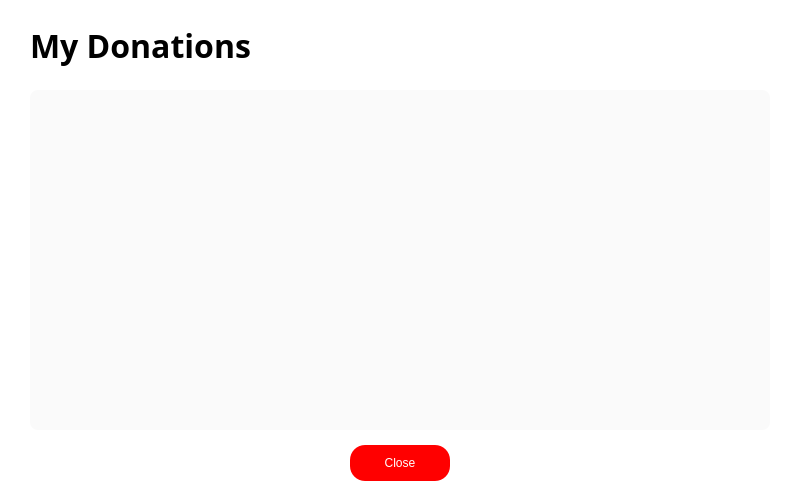
<?xml version="1.0" encoding="UTF-8"?>
<ui version="4.0">
 <class>ViewDonationsWindow</class>
 <widget class="QDialog" name="ViewDonationsWindow">
  <property name="geometry">
   <rect>
    <x>0</x>
    <y>0</y>
    <width>800</width>
    <height>500</height>
   </rect>
  </property>
  <property name="windowTitle">
   <string>My Donations</string>
  </property>
  <property name="styleSheet">
   <string notr="true">background-color: rgb(255, 255, 255);</string>
  </property>
  <widget class="QLabel" name="titleLabel">
   <property name="geometry">
    <rect>
     <x>30</x>
     <y>20</y>
     <width>740</width>
     <height>50</height>
    </rect>
   </property>
   <property name="font">
    <font>
     <family>Open Sans</family>
     <pointsize>24</pointsize>
     <bold>true</bold>
    </font>
   </property>
   <property name="styleSheet">
    <string notr="true">color: rgb(0,0,0);</string>
   </property>
   <property name="text">
    <string>My Donations</string>
   </property>
  </widget>
  <widget class="QTableWidget" name="donationsTable">
   <property name="geometry">
    <rect>
     <x>30</x>
     <y>90</y>
     <width>740</width>
     <height>340</height>
    </rect>
   </property>
   <property name="styleSheet">
    <string notr="true"> border-radius: 8px;
color: black;
 background-color: rgb(250,250,250);
 font: 12pt &quot;Open Sans&quot;;
    </string>
   </property>
  </widget>
  <widget class="QPushButton" name="closeButton">
   <property name="geometry">
    <rect>
     <x>350</x>
     <y>445</y>
     <width>100</width>
     <height>36</height>
    </rect>
   </property>
   <property name="cursor">
    <cursorShape>PointingHandCursor</cursorShape>
   </property>
   <property name="styleSheet">
    <string notr="true">
      border-radius: 15px;
      font: 700 14pt &quot;Open Sans&quot;;
      background-color: red;
      color: rgb(255,255,255);
    </string>
   </property>
   <property name="text">
    <string>Close</string>
   </property>
  </widget>
 </widget>
 <resources/>
 <connections/>
</ui>
